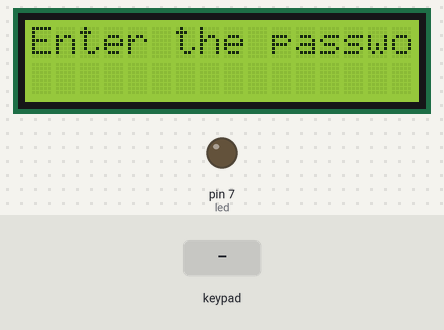
The sketch below on a simulated Arduino Uno, built with avr-gcc and run on an emulated ATmega328P. On the bench: 16×2 character LCD, output pins drawn as LEDs (lit = HIGH). Inputs (shaded band) come from the test bench.

Above: at 1.2 s.
1.3 s: keypad keys 1 2 3 4 # pressed 0.4 s apart
At 3.2 s:
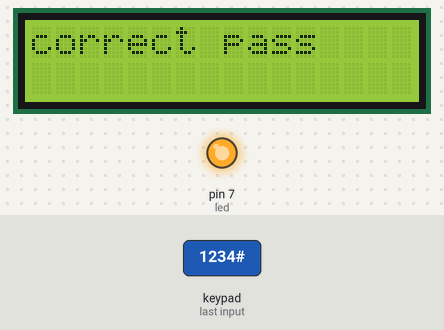
4.8 s: key '1' pressed
At 5.6 s:
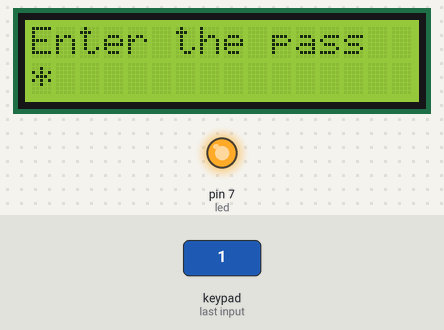
6.4 s: keypad keys 1 3 9 7 # pressed 0.4 s apart
At 8.5 s:
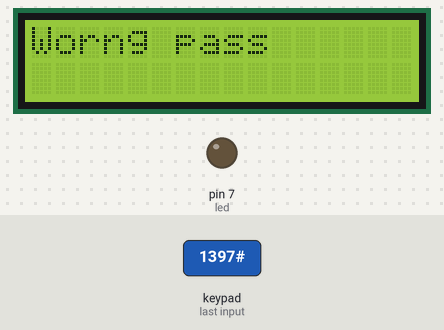
9.9 s: key '2' pressed
At 10.9 s:
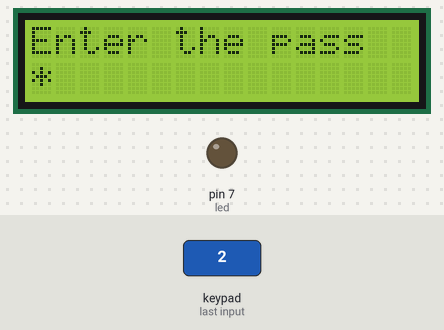
11.5 s: key '3' pressed
At 12.2 s:
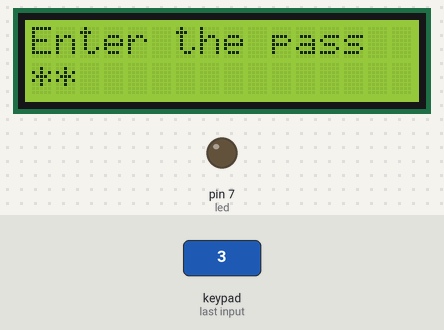
13.0 s: keypad keys 1 2 3 4 pressed 0.4 s apart
At 15.3 s:
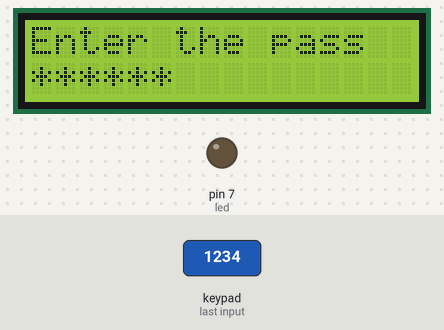
Timing chart, 0 to 16.8 s (numbered marks = the images above; inputs shaded):
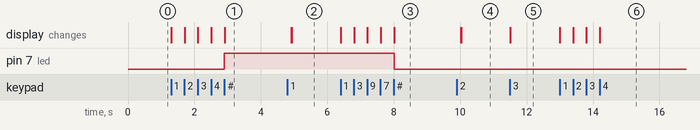

The sketch:

t2.ino
```cpp
#include <LiquidCrystal.h>
#include <Keypad.h>
#define led 7
const byte ROWS = 4;
const byte COLS = 3;
char keys[ROWS][COLS] = {
  {'1','2','3'},
  {'4','5','6'},
  {'7','8','9'},
  {'*','0','#'}
};
byte rowPins[ROWS] = {3, 2, 1, 0};
byte colPins[COLS] = {4, 5, 6};

char storepass[]="1234";
int i=0, count=0,num=sizeof(storepass)-1;
char pass[sizeof(storepass)-1];
Keypad keypad = Keypad( makeKeymap(keys), rowPins, colPins, ROWS, COLS );

const int rs = 13, en = 12, d4 = 11, d5 = 10, d6 = 9, d7 = 8;
LiquidCrystal lcd(rs, en, d4, d5, d6, d7);

void setup() {
  lcd.begin(16, 2);
  lcd.print("Enter the password");
  lcd.setCursor(0, 1);
  pinMode(led,OUTPUT);
}

void loop() {


 char key = keypad.getKey();

  if (key>'0'&&key!='#'){
    lcd.print('*');
    pass[i]=key;
    i++;

}
else if(key=='#')
{
 if(i==num)
 {
   for(int j=0;j<num;j++)
   {
    if(pass[j]==storepass[j])
    {
      count++;
    }
   }if(count==num)
   {
    lcd.clear();
    digitalWrite(led,HIGH);
    lcd.setCursor(0,0);
    lcd.print("correct pass    ");
    delay(2000);
    i=0;
    count=0;
    lcd.setCursor(0,0);
    lcd.print("Enter the pass   ");
    lcd.setCursor(0,1);
   }else
   {
    printt();
   }
  }else
  {
   printt();
 }
}
}

void printt(){
   lcd.clear();
    digitalWrite(led,LOW);
    lcd.setCursor(0,0);
    lcd.print("Worng pass    ");
    delay(2000);
    i=0;
    count=0;
    lcd.setCursor(0,0);
    lcd.print("Enter the pass   ");
    lcd.setCursor(0,1);
}
```

Measured:
- after the input at 1.3 s, pin 7 (led): LOW → HIGH after 1.6 s; the display: first changes at once (image 1 shows a later state)
- after the input at 4.8 s, the display: first differs from a run without the input after 0.13 s (image 2)
- after the input at 6.4 s, pin 7 (led): HIGH → LOW after 1.6 s; the display: first changes at once (image 3 shows a later state)
- after the input at 9.9 s, the display: first differs from a run without the input after 0.14 s (image 4)
- after the input at 11.5 s, the display: changes at once (image 5)
- after the input at 13.0 s, the display: first changes at once (image 6 shows a later state)
